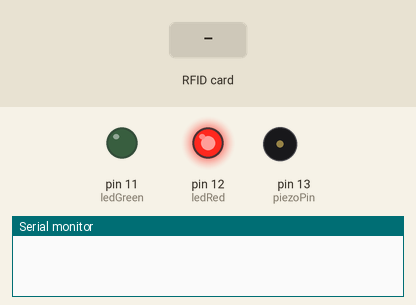
Simulated run of this sketch. Board: Arduino Mega 2560, built with avr-gcc and run on an emulated ATmega2560. Shown: output pins drawn as LEDs (lit = HIGH), buzzer (waves = sounding), the last lines printed to the serial monitor. The test bench sets the inputs (shaded band). Pins used as bus, display or sensor lines are not drawn.

Above: at 1.2 s.
1.3 s: RFID card 5E 7A 19 C4 held to the reader
At 1.65 s:
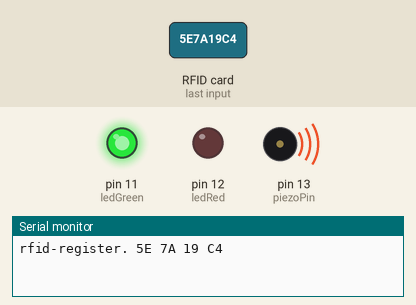
At 2.4 s:
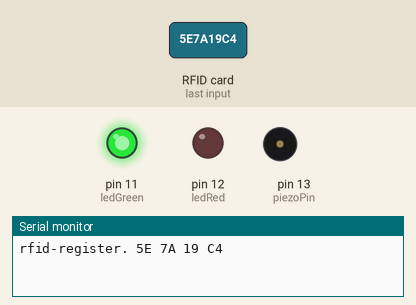
Timing chart, 0 to 5.9 s (numbered marks = the images above; inputs shaded):
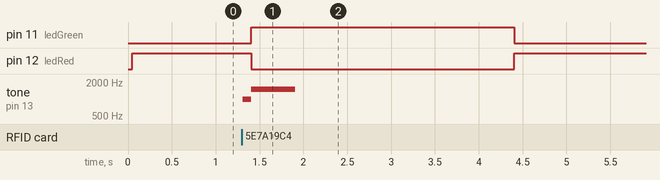

Measured:
- after the input at 1.3 s, pin 11 (ledGreen): LOW → HIGH after 0.11 s, → LOW 3.0 s later; pin 12 (ledRed): HIGH → LOW after 0.11 s, → HIGH 3.0 s later; tone on pin 13 (piezoPin): silent → 1000 Hz at once, → 1500 Hz 0.10 s later, → silent 0.50 s later

The sketch:

KeypadDemoDone.ino
```cpp
#include <Keypad.h>
#include <SPI.h>
#include <MFRC522.h>
String code;
String rfidcode;
int scanned;
int ledGreen = 11;
int ledRed = 12;
int piezoPin = 13;
constexpr uint8_t RST_PIN = 10;
constexpr uint8_t SS_PIN = 53;
MFRC522 mfrc522(SS_PIN, RST_PIN);

void setup(){
  pinMode(ledGreen, OUTPUT);
  pinMode(ledRed, OUTPUT);
  Serial.begin(9600);
  SPI.begin();      // Init SPI bus
  mfrc522.PCD_Init();   // Init MFRC522
  digitalWrite(ledRed, HIGH);
}

void readHex(byte *buffer, byte bufferSize) {
  for (byte i = 0; i < bufferSize; i++) {
    Serial.print(buffer[i] < 0x10 ? " 0" : " ");
    Serial.print(buffer[i], HEX);
  }
}

void loop(){
  // Look for new cards
  if ( ! mfrc522.PICC_IsNewCardPresent()) {
    return;
  }

    // Select one of the cards
  if ( ! mfrc522.PICC_ReadCardSerial()) {
    return;
  }

  //Serial.print("RFID UID: ");
  Serial.print("rfid-register.");
  readHex(mfrc522.uid.uidByte, mfrc522.uid.size);
  Serial.println();
  //Serial.println(rfidcode);
  tone(piezoPin, 1000, 1200);
  delay(100);
  tone(piezoPin, 1500, 500);
  digitalWrite(ledRed, LOW);
  digitalWrite(ledGreen, HIGH);
  delay(3000);
  digitalWrite(ledRed, HIGH);
  digitalWrite(ledGreen, LOW);
  delay(3000);
}
```
